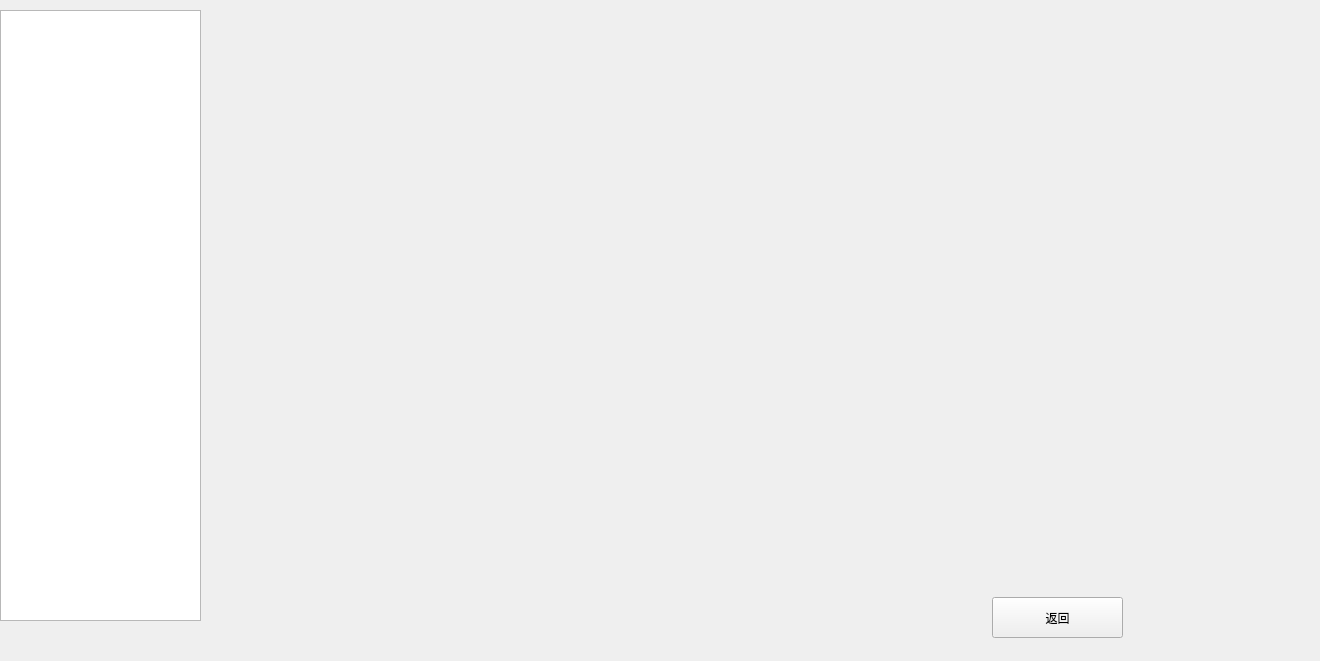
<?xml version="1.0" encoding="UTF-8"?>
<ui version="4.0">
 <class>corewindowform</class>
 <widget class="QWidget" name="corewindowform">
  <property name="geometry">
   <rect>
    <x>0</x>
    <y>0</y>
    <width>1320</width>
    <height>661</height>
   </rect>
  </property>
  <property name="windowTitle">
   <string>Form</string>
  </property>
  <widget class="NavListView" name="navListView">
   <property name="geometry">
    <rect>
     <x>0</x>
     <y>10</y>
     <width>201</width>
     <height>611</height>
    </rect>
   </property>
  </widget>
  <widget class="QStackedWidget" name="stackedWidget">
   <property name="geometry">
    <rect>
     <x>250</x>
     <y>30</y>
     <width>1021</width>
     <height>541</height>
    </rect>
   </property>
   <widget class="DeviceStatusForm" name="DeviceStatusPage"/>
   <widget class="QWidget" name="FaultDealingPage"/>
   <widget class="QWidget" name="page_4"/>
   <widget class="QWidget" name="page_2"/>
  </widget>
  <widget class="QPushButton" name="CancelpushButton">
   <property name="geometry">
    <rect>
     <x>992</x>
     <y>597</y>
     <width>131</width>
     <height>41</height>
    </rect>
   </property>
   <property name="text">
    <string>返回</string>
   </property>
  </widget>
 </widget>
 <customwidgets>
  <customwidget>
   <class>NavListView</class>
   <extends>QListView</extends>
   <header>navlistview.h</header>
  </customwidget>
  <customwidget>
   <class>DeviceStatusForm</class>
   <extends>QWidget</extends>
   <header>devicestatusform.h</header>
   <container>1</container>
  </customwidget>
 </customwidgets>
 <resources/>
 <connections/>
</ui>
